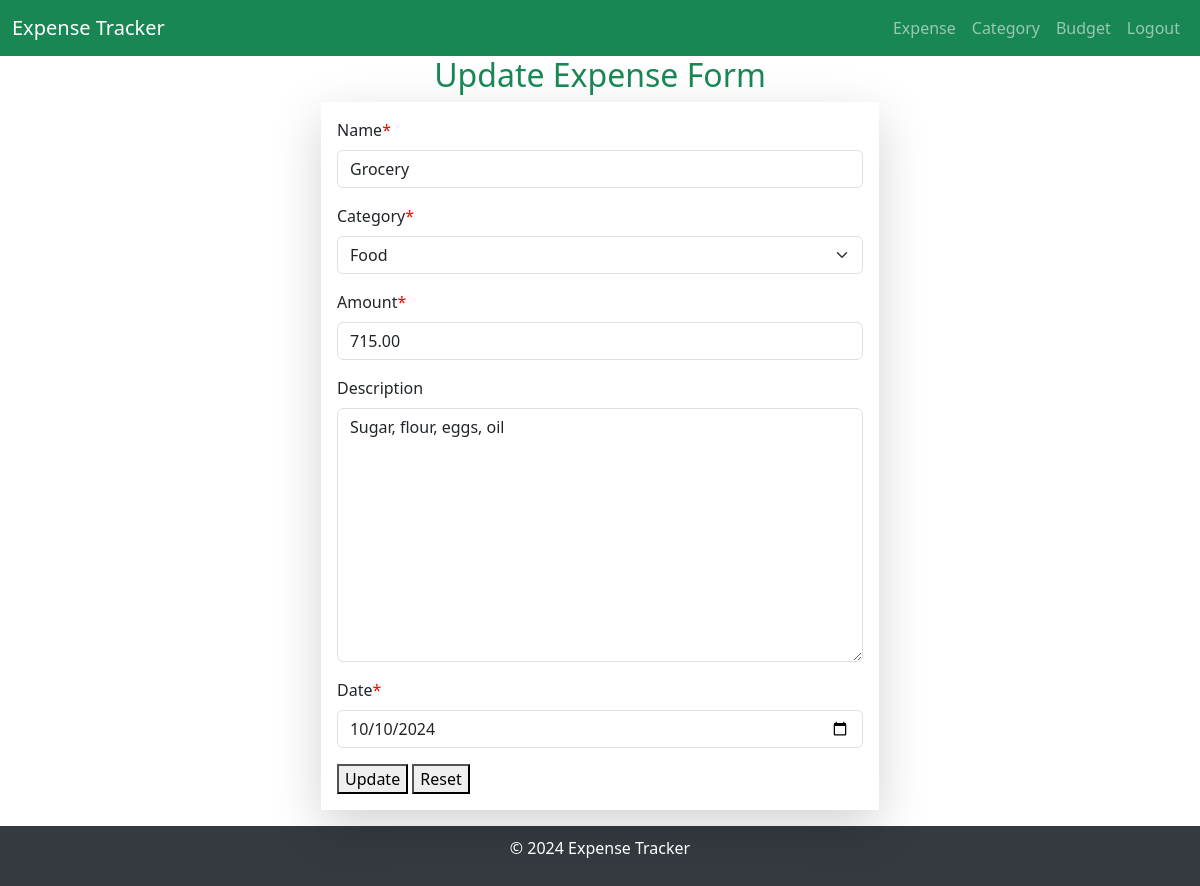
/expense/updateexpense/2 (signed in), run on the app's committed database.
### expense/models.py (models this page shows, shortened)
class Expense(models.Model):
    user = models.ForeignKey(User, on_delete=models.CASCADE)
    name = models.CharField(max_length=200, null=True)
    category = models.ForeignKey(Category, on_delete=models.SET_NULL, null=True)
    amount = models.DecimalField(max_digits=10, decimal_places=2)
    description = models.TextField(null=True, blank=True)
    date = models.DateField()

class Category(models.Model):
    name = models.CharField(max_length=100)
    def __str__(self):
        return self.name

### expense/views.py (the view, shortened to what this page needs)
# urls.py: path('updateexpense/<int:expense_id>', views.update_expense, name='updateexpense'),
@login_required
def update_expense(request, expense_id):
    instance = Expense.objects.get(id=expense_id)
    context = {
        'form':ExpenseForm(instance=instance)
    }
    return render(request, 'expense/update_expense.html', context)

### expense/forms.py
class ExpenseForm(forms.ModelForm):
    class Meta:
        model = Expense
        fields = ['name', 'category', 'amount', 'description', 'date']
        widgets = {
            'date': forms.DateInput(attrs={'type': 'date'})
        }

### expense/templates/expense/update_expense.html (shortened to what this page needs)
{% extends 'layout.html' %}
{% load crispy_forms_tags %}
{% load static %}
{% block content %}
<div class="container">
    <div class="d-flex justify-content-center">
        <div class="col-md-6">
            <h2 class="text-success text-center">Update Expense Form</h2>
            <form action="" method="POST" class="shadow-lg p-3" enctype="multipart/form-data">
                {{ form | crispy }}
                <div class="button-container">
                    <button type="submit" class="btn-add-expense">Update</button>
                    <button type="reset" class="btn-reset">Reset</button>
                </div>
            </form>
        </div>
    </div>
</div>
{% endblock %}

### expense/templates/expense/update_expense.html (style rules this page uses)
.asteriskField { color: red; }

### data on the page
Expense: name "Grocery", category "Food", amount "715.00", description "Sugar, flour, eggs, oil", date "10/10/2024"
